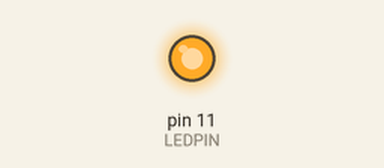
Bench run of a sketch on a simulated Arduino Uno, built with avr-gcc and run on an emulated ATmega328P. On the bench: output pins drawn as LEDs (lit = HIGH).

Above: at 0.5 s.
At 14.5 s:
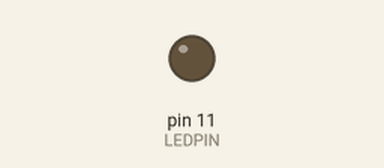
Timing chart, 0 to 16.9 s (numbered marks = the images above):
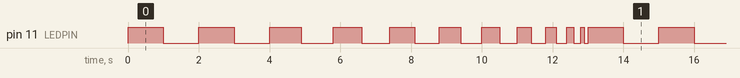

Measured:
- by itself, pin 11 (LEDPIN): moves between LOW and HIGH, repeating every 13.0 s
- by itself, everything shown: repeats every 13.0 s, in 22 steps

The sketch:

blinkinglight.ino
```cpp
// A simple blinking light scetch, with the purpose of showing basic Arduino syntax.
// First we have the definitions. These are all in the syntax #define NAME VALUE.

#define LEDPIN 11 // The LED should be wired to pin 11, with a resistor of some sort.

// Definitions are used by the preprocessor only. The preprocessor scans the file and, if it encounters a definition, replaces every occurence of NAME with VALUE, before it actually compiles.
// This is supposedly cleaner than using an int, and it probably is. 16 bit memory addresses means it would take up 32 bits (real number, memory address) as opposed to 16 bits (real number only).
// I don't know the limits, only that it gets exceedingly weird as you use numbers besides ints.

void setup(){// This runs on startup of the program, like int main in computer c++.
  pinMode(LEDPIN, OUTPUT); // Tells the Arduino processor to use the digital pin 8 for outputting voltage - probably 3.3 volts. OUTPUT is likely another definition. Maybe test what its value is, using Serial?
}

void loop(){// Runs for a theoretically infinite amount of time
  digitalWrite(LEDPIN, HIGH); // HIGH is probably another definition (also sometimes known as a macro).
  delay(1000); // Delay for a time in milliseconds. There's another one called delayMicroseconds which takes a value in millionths of a second, as opposed to thousandths.
  digitalWrite(LEDPIN, LOW); // LOW is another definition so far as I know
  delay(1000);
  for (int i = 10; i > 0; i-=1){ // Try to guess what this does... "C++ for loop" is the google for this one
    digitalWrite(LEDPIN, HIGH);
    delay(i * 100);
    digitalWrite(LEDPIN, LOW);
    delay(i * 100);
  }
}
```
